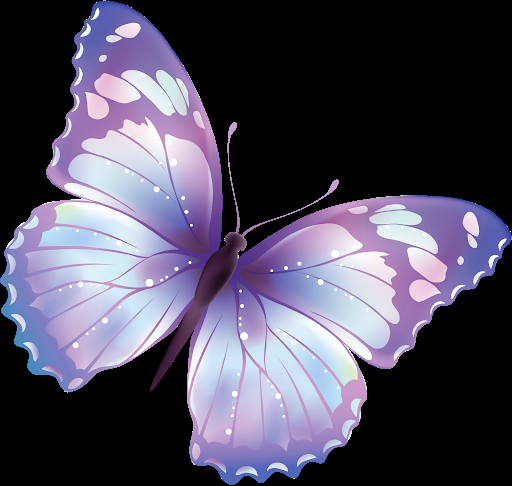
#> input picture GITHUB--IMAGE-PROCESSING-LEVEL 1/Session 1 - Introduction To Numpy/images/butter.png, 512 x 486 px, found by its file name
$ python hv.py
#> lines starting #> are read from the running program, lines starting #| are printed output that depends on the picture
import cv2
import numpy as np

img = cv2.imread('images/butter.png',1)
#> img is the input picture: shape (486, 512, 3); mean B, G, R 94.3, 75.3, 79.5

# [9 lines of commented-out code are left out]

img = np.full((500,500,3),255,dtype = 'uint8')

# broadcating
# img[250,250] = [0,0,255]

img[::,::] = [0,0,255]
print(img)

while True:
    cv2.imshow('image',img)
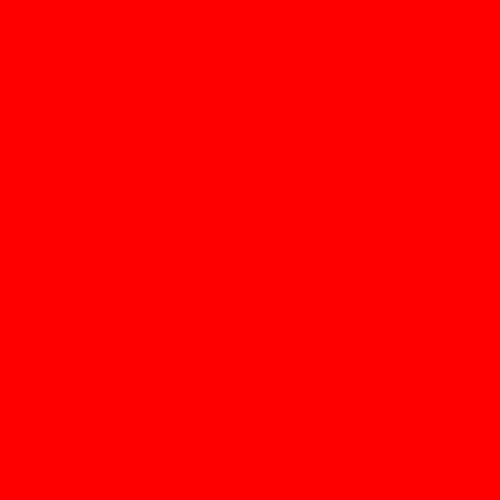
#> window 'image': shape (500, 500, 3); mean B, G, R 0, 0, 255
    key = cv2.waitKey(50)
#> (key q is pressed here)
    if key == ord('q'):
        break


cv2.destroyAllWindows()
